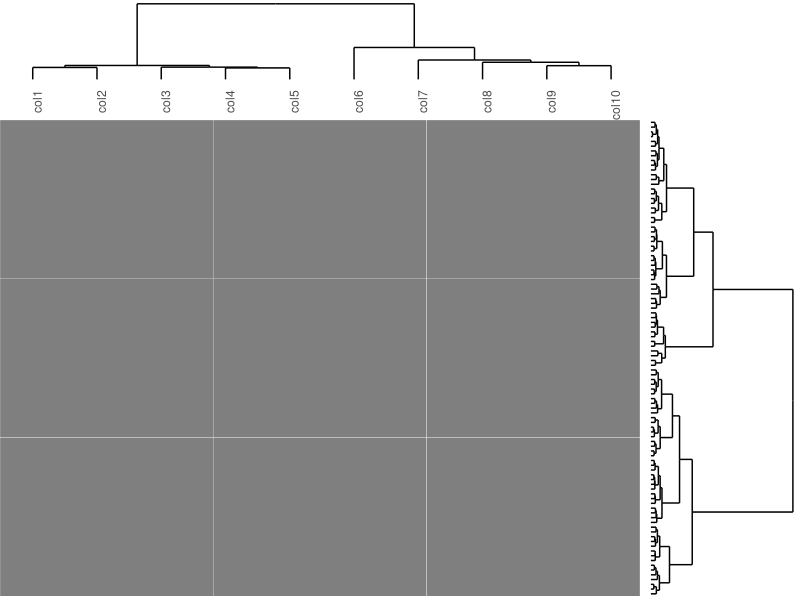

Write the R code that produced this figure. (Note: this script raises an error after producing the figure.)
library(ggdendro)
library(ggplot2)
library(reshape)
library(grid)
 
## colours, generated by
## library(RColorBrewer)
## rev(brewer.pal(11,name="RdYlBu"))
my.colours <- c("#313695", "#4575B4", "#74ADD1", "#ABD9E9", "#E0F3F8", "#FFFFBF",
"#FEE090", "#FDAE61", "#F46D43", "#D73027", "#A50026")
 
mydplot <- function(ddata, row=!col, col=!row, labels=col) {
## plot a dendrogram
yrange <- range(ddata$segments$y)
yd <- yrange[2] - yrange[1]
nc <- max(nchar(as.character(ddata$labels$label)))
tangle <- if(row) { 0 } else { 90 }
tshow <- col
p <- ggplot() +
geom_segment(data=segment(ddata), aes(x=x, y=y, xend=xend, yend=yend)) +
labs(x = NULL, y = NULL) + theme_dendro()
if(row) {
p <- p +
scale_x_continuous(expand=c(0.5/length(ddata$labels$x),0)) +
coord_flip()
} else {
p <- p +
theme(axis.text.x = element_text(angle = 90, hjust = 1))
}
return(p)
}
 
g_legend<-function(a.gplot){
## from
## http://stackoverflow.com/questions/11883844/inserting-a-table-under-the-legend-in-a-ggplot2-histogram
tmp <- ggplot_gtable(ggplot_build(a.gplot))
leg <- which(sapply(tmp$grobs, function(x) x$name) == "guide-box")
legend <- tmp$grobs[[leg]]
return(legend)
}
##' Display a ggheatmap
##'
##' this function sets up some viewports, and tries to plot the dendrograms to line up with the heatmap
##' @param L a list with 3 named plots: col, row, centre, generated by ggheatmap
##' @param col.width,row.width number between 0 and 1, fraction of the device devoted to the column or row-wise dendrogram. If 0, don't print the dendrogram
##' @return no return value, side effect of displaying plot in current device
##' @author Chris Wallace
ggheatmap.show <- function(L, col.width=0.2, row.width=0.2) {
grid.newpage()
top.layout <- grid.layout(nrow = 2, ncol = 2,
widths = unit(c(1-row.width,row.width), "null"),
heights = unit(c(col.width,1-row.width), "null"))
pushViewport(viewport(layout=top.layout))
if(col.width>0)
print(L$col, vp=viewport(layout.pos.col=1, layout.pos.row=1))
if(row.width>0)
print(L$row, vp=viewport(layout.pos.col=2, layout.pos.row=2))
## print centre without legend
print(L$centre +
theme(axis.line=element_blank(),
axis.text.x=element_blank(),axis.text.y=element_blank(),
axis.ticks=element_blank(),
axis.title.x=element_blank(),axis.title.y=element_blank(),
legend.position="none",
panel.background=element_blank(),
panel.border=element_blank(),panel.grid.major=element_blank(),
panel.grid.minor=element_blank(),plot.background=element_blank()),
vp=viewport(layout.pos.col=1, layout.pos.row=2))
## add legend
legend <- g_legend(L$centre)
pushViewport(viewport(layout.pos.col=2, layout.pos.row=1))
grid.draw(legend)
upViewport(0)
}
##' generate a heatmap + dendrograms, ggplot2 style
##'
##' @param x data matrix
##' @param hm.colours vector of colours (optional)
##' @return
##' @author Chris Wallace
ggheatmap <- function(x,
hm.colours=my.colours) {
if(is.null(colnames(x)))
colnames(x) <- sprintf("col%s",1:ncol(x))
if(is.null(rownames(x)))
rownames(x) <- sprintf("row%s",1:nrow(x))
## plot a heatmap
## x is an expression matrix
row.hc <- hclust(dist(x), "ward")
col.hc <- hclust(dist(t(x)), "ward")
row.dendro <- dendro_data(as.dendrogram(row.hc),type="rectangle")
col.dendro <- dendro_data(as.dendrogram(col.hc),type="rectangle")
 
## dendro plots
col.plot <- mydplot(col.dendro, col=TRUE, labels=TRUE) +
scale_x_continuous(breaks = 1:ncol(x),labels=colnames(x)) +
theme(plot.margin = unit(c(0,0,0,0), "lines"))
row.plot <- mydplot(row.dendro, row=TRUE, labels=FALSE) +
theme(plot.margin = unit(rep(0, 4), "lines"))
 
## order of the dendros
## corrected the next two lines as there is no third component
#col.ord <- match(col.dendro$labels$label, colnames(x))
#row.ord <- match(row.dendro$labels$label, rownames(x))
col.ord <- match(col.dendro$labels, colnames(x))
row.ord <- match(row.dendro$labels, rownames(x))
xx <- x[row.ord,col.ord]
dimnames(xx) <- NULL
xx <- melt(xx)
 
centre.plot <- ggplot(xx, aes(X2,X1)) + geom_tile(aes(fill=value), colour="white") +
scale_fill_gradientn(colours = hm.colours) +
labs(x = NULL, y = NULL) +
scale_x_continuous(expand=c(0,0)) +
scale_y_continuous(expand=c(0,0),breaks = NULL) +
theme(plot.margin = unit(rep(0, 4), "lines"))
ret <- list(col=col.plot,row=row.plot,centre=centre.plot)
invisible(ret)
}
 
## test run
## simulate data
library(mvtnorm)
sigma=matrix(0,10,10)
sigma[1:4,1:4] <- 0.6
sigma[6:10,6:10] <- 0.8
diag(sigma) <- 1
X <- rmvnorm(n=100,mean=rep(0,10),sigma=sigma)
 
## make plot
p <- ggheatmap(X)
 
## display plot
ggheatmap.show(p)
